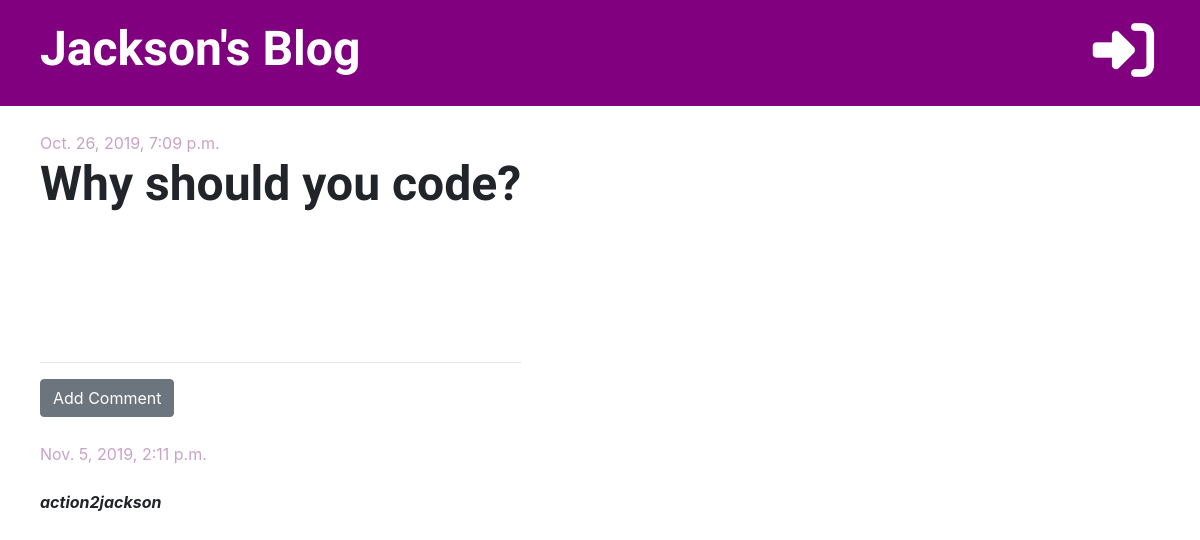
The page /post/8/ on the database its author committed.
### blog/models.py (models this page shows, shortened)
class Post(models.Model):
    author = models.ForeignKey('auth.User', on_delete=models.CASCADE)
    title = models.CharField(max_length=200)
    text = models.TextField()
    created_date = models.DateTimeField(default=timezone.now)
    published_date = models.DateTimeField(blank=True, null=True)

class Comment(models.Model):
    post = models.ForeignKey('blog.Post', on_delete=models.CASCADE, related_name='comments')
    author = models.CharField(max_length=200)
    text = models.TextField()
    created_date = models.DateTimeField(default=timezone.now)
    approved = models.BooleanField(default=False)

### blog/views.py (the view)
# urls.py: path('post/<int:pk>/', views.post_detail, name='post_detail'),
def post_detail(request, pk):
    post = get_object_or_404(Post, pk=pk)
    stuff_for_frontend = {'post': post}
    return render(request, 'blog/post_detail.html', stuff_for_frontend)

### blog/templatetags/markdownify.py (called while the page is built)
@register.filter
def markdown(value):
    renderer = HighlightRenderer()
    markdown = mistune.Markdown(renderer=renderer)
    return markdown(value)

### blog/templates/blog/post_detail.html (shortened to what this page needs)
{% extends 'blog/base.html' %}
{% load markdownify %}
{% block content %}
    <div class="post">
        {% if post.published_date %}
            <div class="date">
                {{ post.published_date }}
            </div>
        {% else %}
            <a href="{% url 'post_publish' pk=post.pk %}" class="btn btn-primary">Publish</a>
        {% endif %}
        <h1>{{ post.title }}</h1>
    </div>
    <hr>
    <a href="{% url 'add_comment_to_post' pk=post.pk %}" class="btn btn-secondary">Add Comment</a>
    {% for comment in post.comments.all %}
        {% if user.is_authenticated or comment.approved %}
            <div class="comment">
                <p style="margin: auto; color: #c8a2c8; padding-top: 25px;">{{ comment.created_date }}</p>
                <br>
                <strong><i>{{ comment.author }}</i></strong>
            </div>
        {% endif %}
    {% empty %}
        <p>No comments yet...</p>
    {% endfor %}
{% endblock %}

### blog/static/css/blog.css (style rules this page uses)
h1, h2, h3, h4 { font-family: 'Tangerine', 'Inconsolata', 'Droid Sans', serif; font-weight: bold; font-size: 48px; }
.date { padding-top: 25px; color: #c8a2c8; }
.post { margin-bottom: 150px; }

### rows shown on the page
Post: published_date "Oct. 26, 2019, 7:09 p.m.", title "Why should you code?"
Comment: created_date "Nov. 5, 2019, 2:11 p.m.", author "action2jackson"
